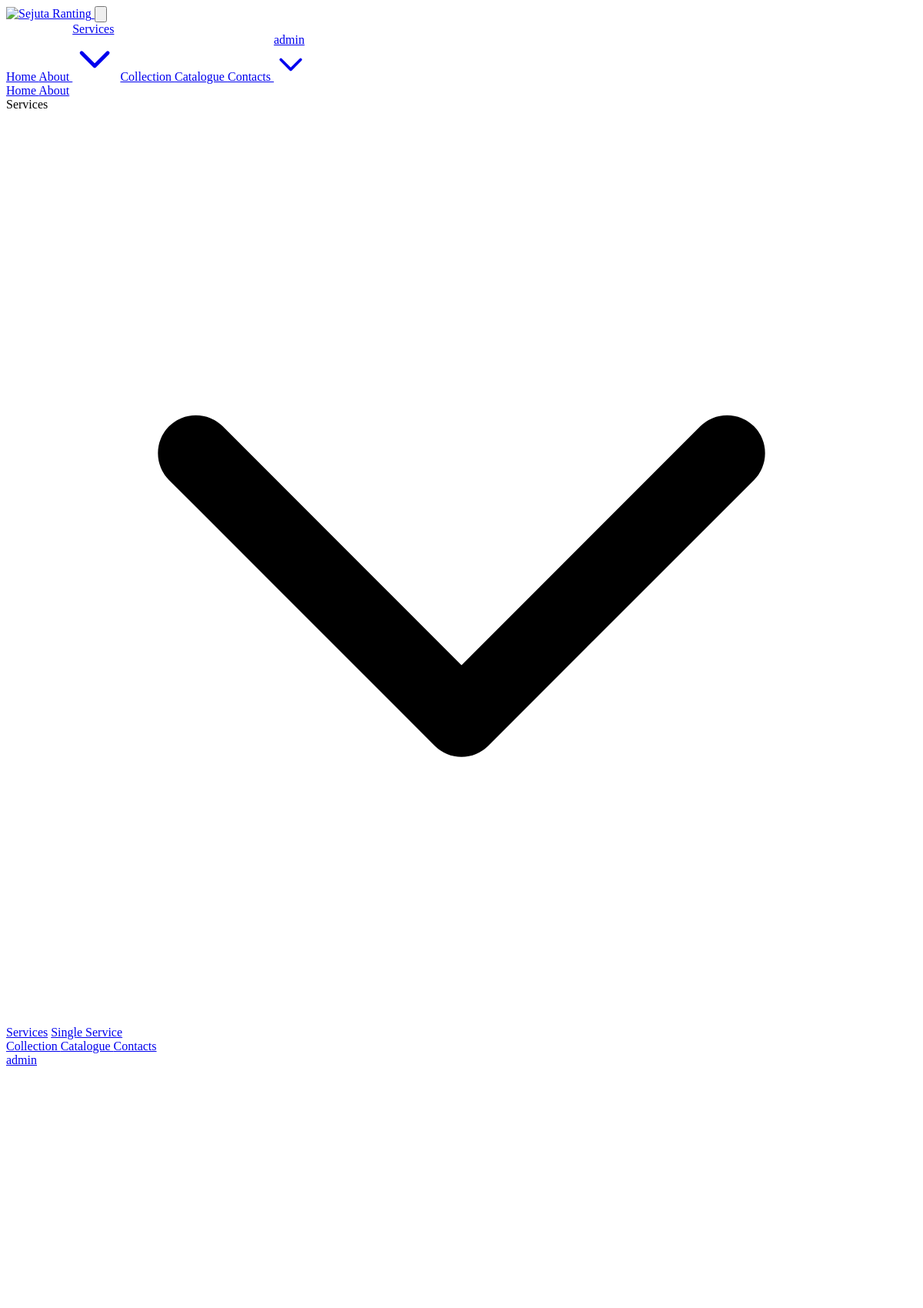
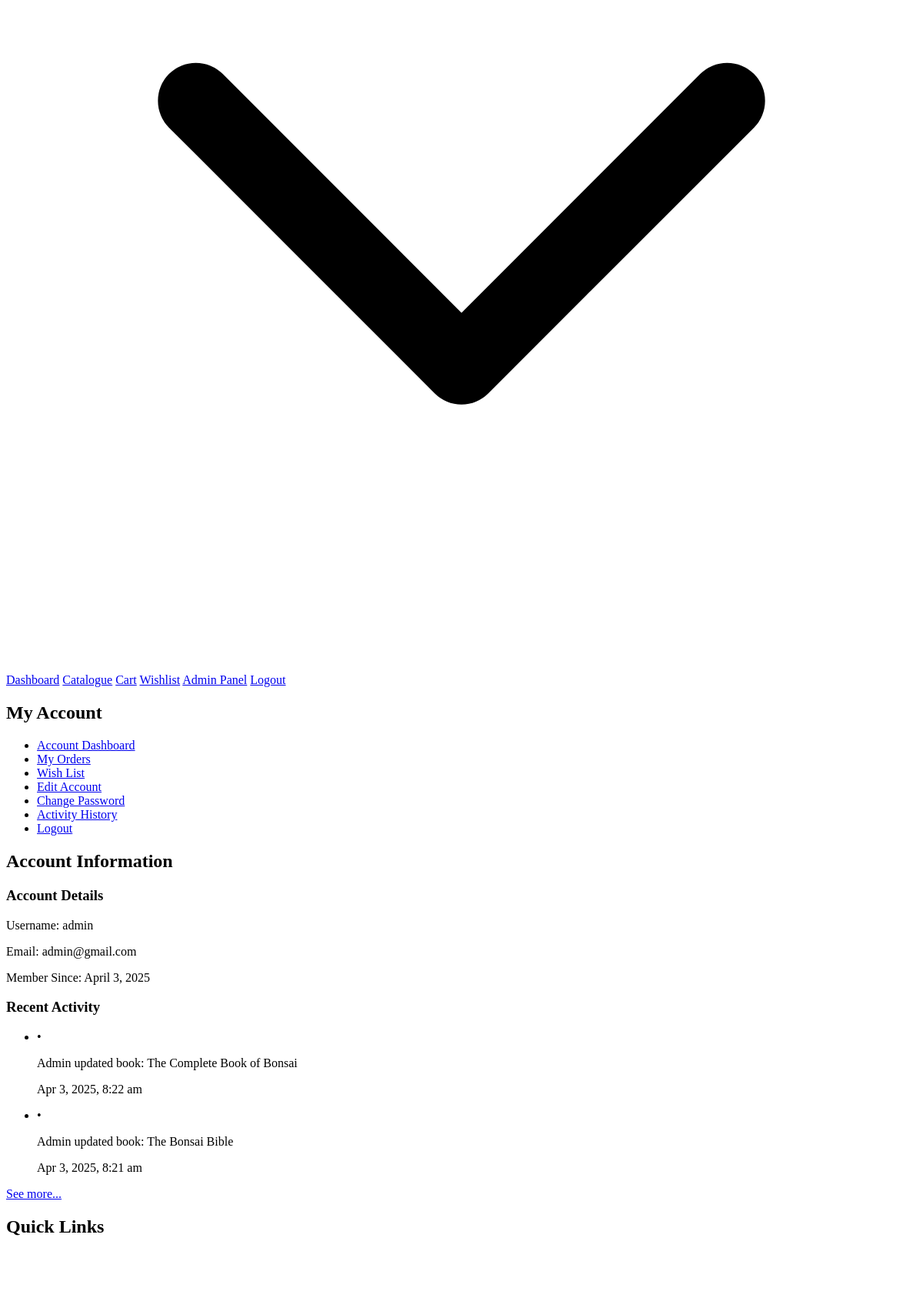
The app's page /dashboard.php (signed in, upper part) with its own data (2 pictures, top to bottom).
### tables this page shows
CREATE TABLE users (
                    id INTEGER PRIMARY KEY AUTOINCREMENT,
                    username TEXT NOT NULL UNIQUE,
                    email TEXT NOT NULL UNIQUE,
                    password TEXT NOT NULL,
                    created_at DATETIME DEFAULT CURRENT_TIMESTAMP,
                    is_admin INTEGER DEFAULT 0
                );

CREATE TABLE user_activities (
            id INTEGER PRIMARY KEY AUTOINCREMENT,
            user_id INTEGER NOT NULL,
            activity_type VARCHAR(50) NOT NULL,
            activity_description TEXT NOT NULL,
            related_id INTEGER,
            created_at DATETIME DEFAULT CURRENT_TIMESTAMP,
            FOREIGN KEY (user_id) REFERENCES users(id)
        );

### includes/functions.php (called while the page is built, shortened)
<?php
function get_recent_user_activities($user_id, $limit = 5) {
    try {
        $db = get_db_connection();
        $query = $db->prepare("
            SELECT * FROM user_activities
            WHERE user_id = :user_id
            ORDER BY created_at DESC
            LIMIT :limit
        ");
        $query->bindValue(':user_id', $user_id, SQLITE3_INTEGER);
        $query->bindValue(':limit', $limit, SQLITE3_INTEGER);
        $result = $query->execute();
        $activities = [];
        while ($row = $result->fetchArray(SQLITE3_ASSOC)) {
            $activities[] = $row;
        }
        return $activities;
    } catch (Exception $e) {
        error_log("Error getting user activities: " . $e->getMessage());
        return [];
    }
}

### dashboard.php (the view, shortened to what this page needs)
<?php
require_once 'includes/header.php';
$user_id = $_SESSION['user_id'];
$db = get_db_connection();
$query = $db->prepare("SELECT username, email, created_at FROM users WHERE id = :user_id");
$query->bindValue(':user_id', $user_id, SQLITE3_INTEGER);
$result = $query->execute();
$user = $result->fetchArray(SQLITE3_ASSOC);
$activities = get_recent_user_activities($user_id, 2);
$recent_activities = [];
foreach ($activities as $activity) {
    $recent_activities[] = $activity;
}
$username = 'Unknown';
$email = 'Unknown';
$registration_date = 'Unknown';
if ($user && is_array($user)) {
    $username = $user['username'] ?? 'Unknown';
    $email = $user['email'] ?? 'Unknown';
    $registration_date = isset($user['created_at']) && !empty($user['created_at']) ?
        date('F j, Y', strtotime($user['created_at'])) : 'Unknown';
}
?>
<section class="py-16">
    <div class="container mx-auto max-w-4xl">
        <div class="bg-white rounded-lg shadow-lg overflow-hidden">
            <div class="bg-primary text-white p-6">
                <h1 class="text-3xl font-bold">My Account</h1>
            </div>
            <div class="p-6">
                <div class="flex flex-col md:flex-row">
                    <div class="md:w-1/4 mb-8 md:mb-0">
                        <ul class="space-y-2">
                            <li>
                                <a href="dashboard.php" class="block px-4 py-2 bg-gray-100 rounded font-medium">Account Dashboard</a>
                            </li>
                            <li>
                                <a href="my_orders.php" class="block px-4 py-2 hover:bg-gray-100 rounded">My Orders</a>
                            </li>
                            <li>
                                <a href="wishlist.php" class="block px-4 py-2 hover:bg-gray-100 rounded">Wish List</a>
                            </li>
                            <li>
                                <a href="edit_account.php" class="block px-4 py-2 hover:bg-gray-100 rounded">Edit Account</a>
                            </li>
                            <li>
                                <a href="change_password.php" class="block px-4 py-2 hover:bg-gray-100 rounded">Change Password</a>
                            </li>
                            <li>
                                <a href="activity_history.php" class="block px-4 py-2 hover:bg-gray-100 rounded">Activity History</a>
                            </li>
                            <li>
                                <a href="logout.php" class="block px-4 py-2 hover:bg-gray-100 rounded text-red-600">Logout</a>
                            </li>
                        </ul>
                    </div>
                    <div class="md:w-3/4 md:pl-8">
                        <h2 class="text-2xl font-bold mb-6">Account Information</h2>
                        <div class="bg-gray-50 p-6 rounded-lg mb-6">
                            <div class="grid grid-cols-1 md:grid-cols-2 gap-6">
                                <div>
                                    <h3 class="text-lg font-semibold mb-3">Account Details</h3>
                                    <p class="mb-1"><span class="font-medium">Username:</span> <?php echo htmlspecialchars($username); ?></p>
                                    <p class="mb-1"><span class="font-medium">Email:</span> <?php echo htmlspecialchars($email); ?></p>
                                    <p><span class="font-medium">Member Since:</span> <?php echo $registration_date; ?></p>
                                </div>
                                <div>
                                    <h3 class="text-lg font-semibold mb-3">Recent Activity</h3>
                                    <?php if (empty($recent_activities)): ?>
                                        <p class="text-gray-600">No recent activity to display.</p>
                                    <?php else: ?>
                                        <ul class="space-y-2 mb-4">
                                            <?php foreach ($recent_activities as $activity): ?>
                                                <li class="text-gray-700">
                                                    <div class="flex items-start">
                                                        <span class="mr-2">•</span>
                                                        <div>
                                                            <p><?php echo htmlspecialchars($activity['activity_description']); ?></p>
                                                            <p class="text-xs text-gray-500">
                                                                <?php echo date('M j, Y, g:i a', strtotime($activity['created_at'])); ?>
                                                            </p>
                                                        </div>
                                                    </div>
                                                </li>
                                            <?php endforeach; ?>
                                        </ul>
                                        <a href="activity_history.php" class="text-primary hover:underline text-sm font-medium">See more...</a>
                                    <?php endif; ?>
                                </div>
                            </div>
                        </div>
                        <h2 class="text-2xl font-bold mb-6">Quick Links</h2>
                        <div class="grid grid-cols-1 md:grid-cols-3 gap-6">
                            <a href="catalogue.php" class="bg-white p-5 border border-gray-200 rounded-lg shadow-sm hover:shadow-md transition-shadow text-center flex flex-col items-center justify-center h-40">
                                <div class="bg-primary bg-opacity-10 p-3 rounded-full mb-3">
                                </div>
                            </a>
                        </div>
                    </div>
                </div>
            </div>
        </div>
    </div>
</section>
<?php require_once 'includes/footer.php'; ?>

### records on screen
users: username "admin", email "admin@gmail.com", created_at "April 3, 2025"
user_activities: activity_description "Admin updated book: The Complete Book of Bonsai", created_at "Apr 3, 2025, 8:22 am"
user_activities: activity_description "Admin updated book: The Bonsai Bible", created_at "Apr 3, 2025, 8:21 am"

### other values on screen
$_SESSION['username'] "admin"
